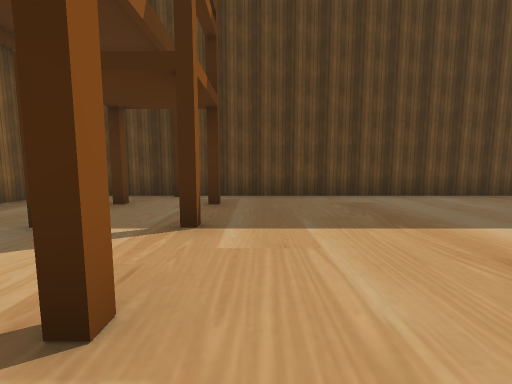
view 1 (above)

24 first-person views from a walk through a 3-D level made in the Unity game engine. The camera is 1.5 m above the floor, tilts 6° down and sees 90° across. Doors are open. The floor is counted in squares, 2 m on a side. Each view is taken from the middle of a square. On the plan, view 1 faces up. The plan holds only what a view shows up to about 9 squares ahead; the rest is blank. The place goes on beyond the plan. The player character is not drawn. Some surface patterns are stand-ins.

view 2
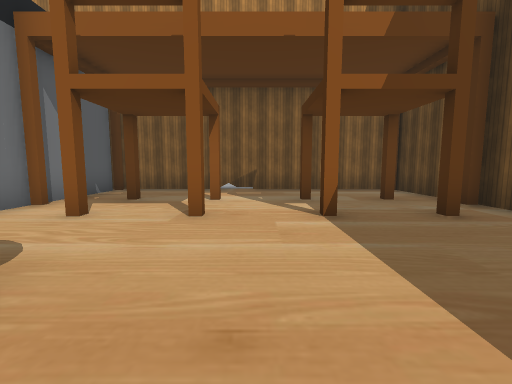

view 3
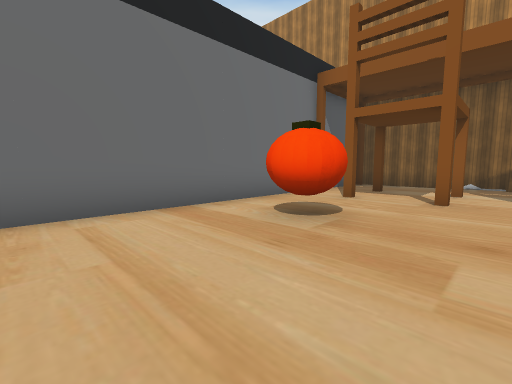

view 4
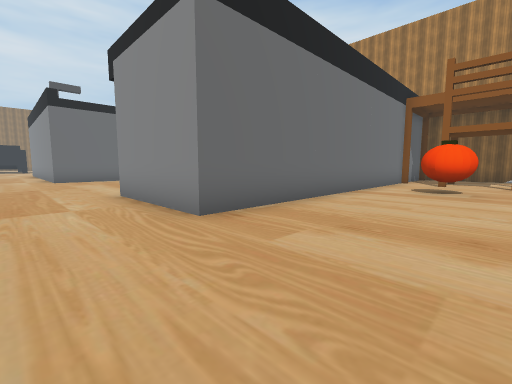

view 5
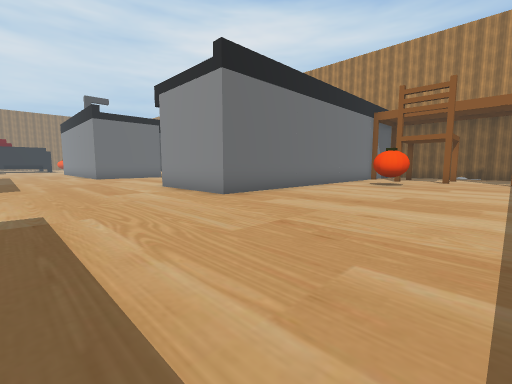

view 6
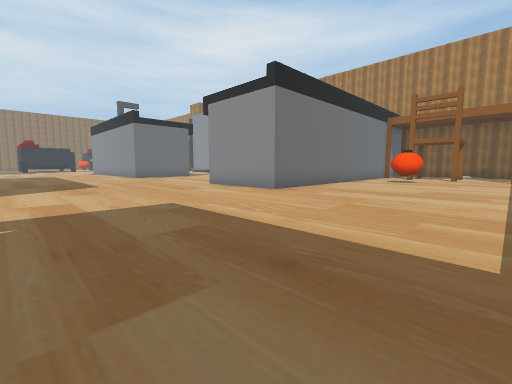

view 7
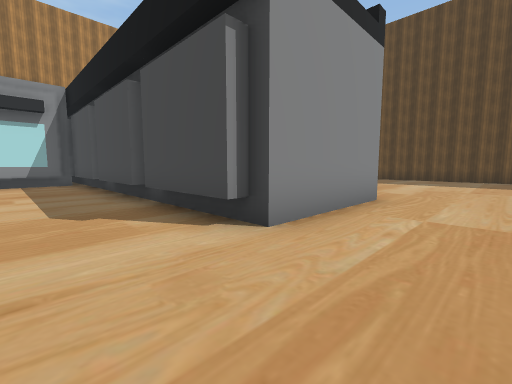

view 8
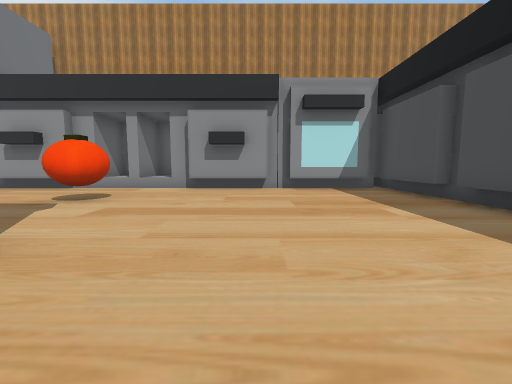

view 9
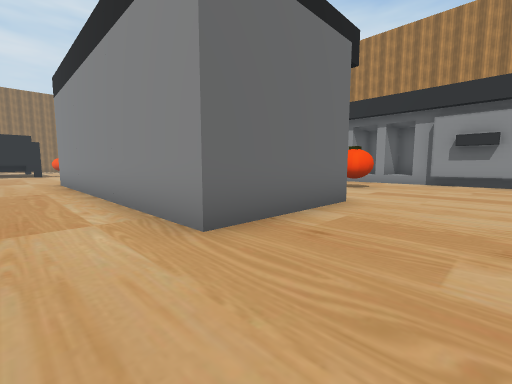

view 10
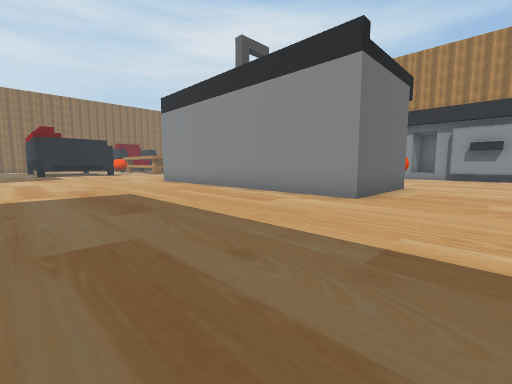

view 11
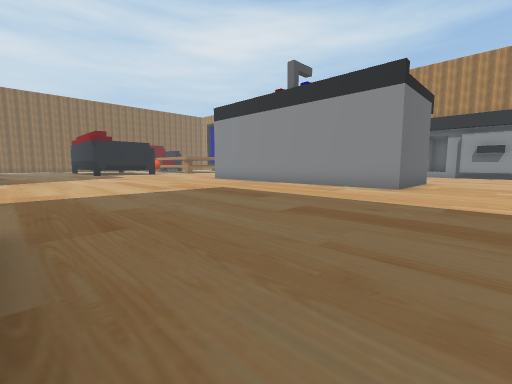

view 12
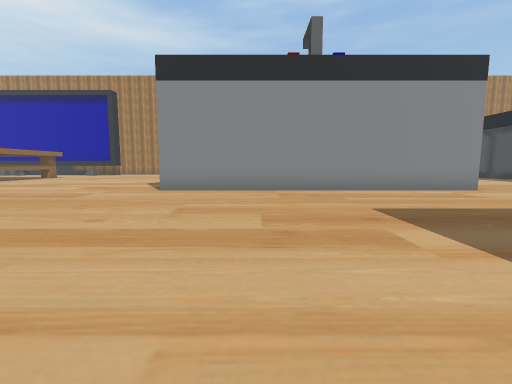

view 13
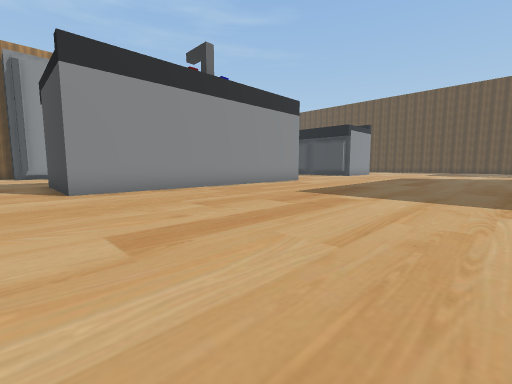

view 14
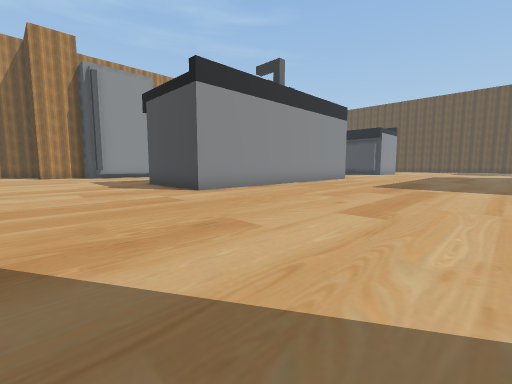

view 15
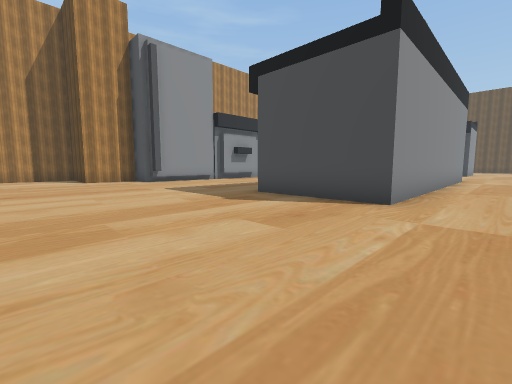

view 16
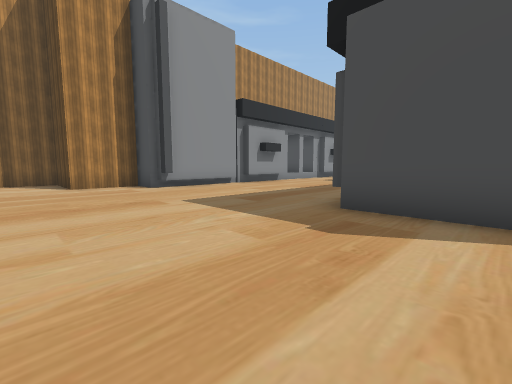

view 17
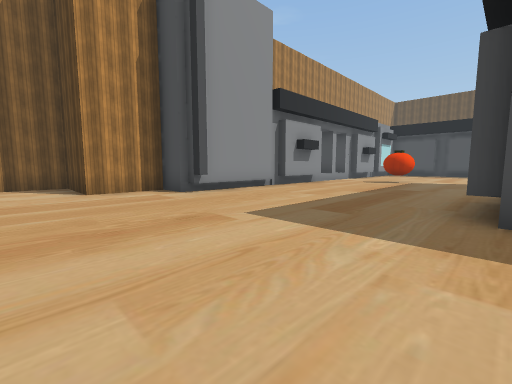

view 18
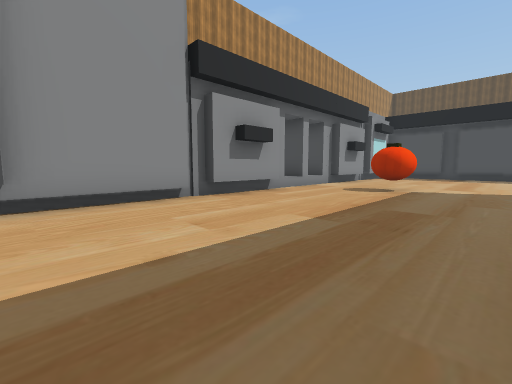

view 19
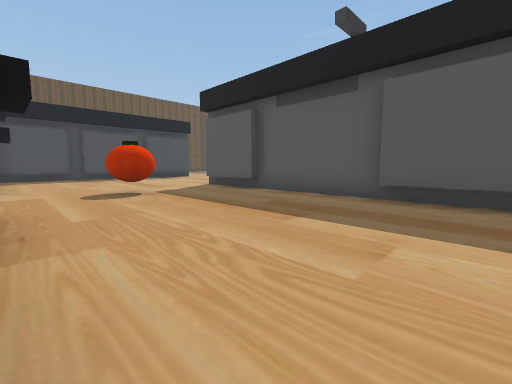

view 20
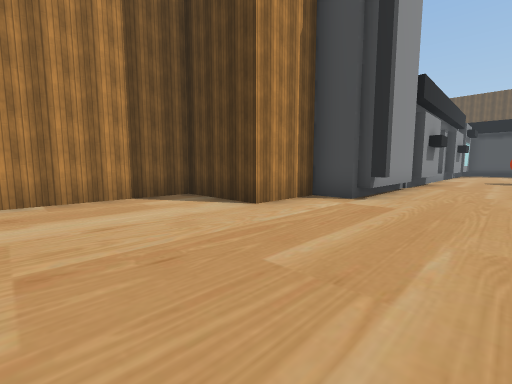

view 21
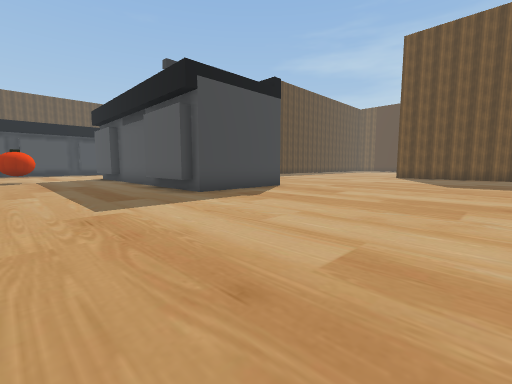

view 22
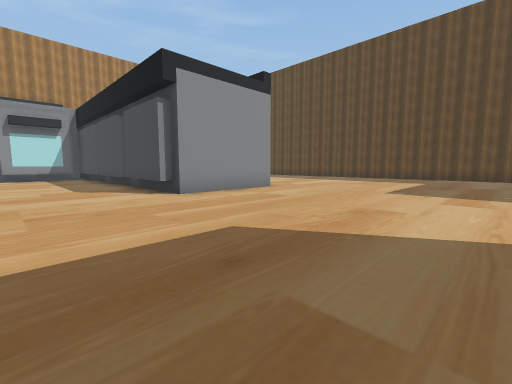

view 23
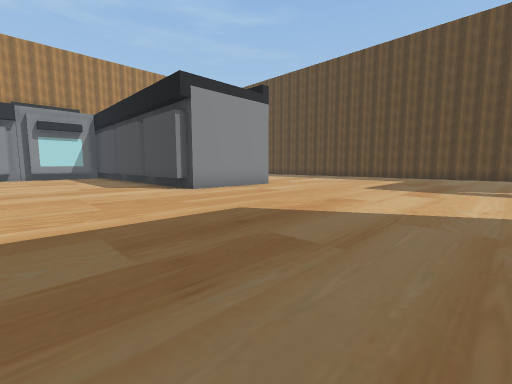

view 24
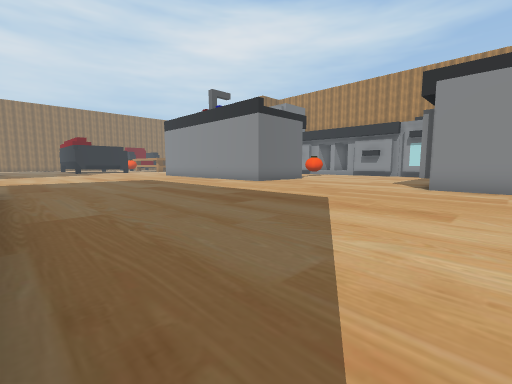

### Floor plan
Key: @ floor where view 1 was taken; # wall or solid block; . floor; D open door; ^ raised ledge; O other object.
Columns run from 5 left of view 1 to 17 right of it. Each row starts with its distance up from view 1.
  7 ############
  6 #..#........
  5 #.#.#......
  4 #.........
  3 #.#.#...............
  2 #....................
  1 #.#.#................
  0 #....@.O.............
 -1 #.#.#................
 -2 #....................
 -3 #OOOOOOOOOOOOO.......
 -4              O.........
 -5              O.........
 -6    OOOOOOOOOO..........
 -7    ##..................
 -8    ##..................
 -9     #..................
-10     #..................
-11     #..................
-12    ##..................
-13    ^D.....OOOO.........
-14    #D.OO..O  O.........
-15    ^D.....O  O.........
-16     #.....#  #.........
-17     #.....#  #.........
-18    ##.....#  #.........
-19    #......O  O.........
-20    #......O  O.........
-21    #......O  O.........
-22   ###.....OOOO.........
-23   #...................
-24 ###..................
-25 #....................
-26 #....................
-27 #.................
-28 #.................

Positions as (right, up) in squares from view 1, and headings:
1: (0, 0), facing up
2: (3, 2), facing left
3: (5, 2), facing down-left
4: (10, 1), facing down-left
5: (12, 3), facing down-left
6: (14, 3), facing down-left
7: (10, -8), facing up-left
8: (7, -10), facing left
9: (10, -10), facing down-left
10: (14, -10), facing down-left
11: (17, -10), facing down-left
12: (16, -19), facing left
13: (16, -23), facing up-left
14: (15, -26), facing up-left
15: (10, -27), facing up-left
16: (7, -26), facing up-left
17: (5, -26), facing up-left
18: (4, -22), facing up-left
19: (-1, -21), facing up-right
20: (1, -28), facing up-left
21: (1, -28), facing up-right
22: (14, -9), facing up-left
23: (15, -10), facing up-left
24: (17, -4), facing down-left
